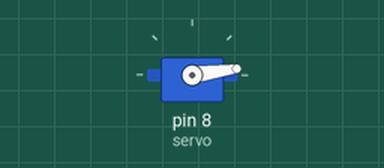
Simulated run of this sketch. Board: Arduino Uno, built with avr-gcc and run on an emulated ATmega328P. On the bench: servo.

Above: at 0.05 s.
At 1.05 s:
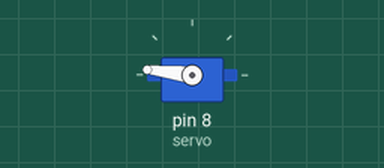
At 2.05 s:
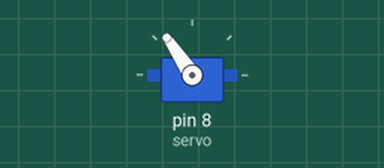
At 4.1 s:
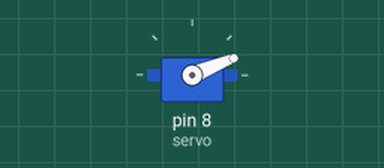
Timing chart, 0 to 5.6 s (numbered marks = the images above):
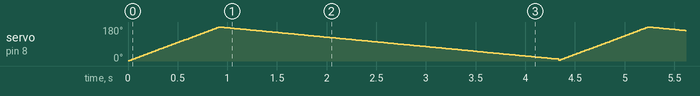

The sketch:

servo_sg90.ino
```cpp
#include <Servo.h>

Servo servo;
int angle = 10;

void setup() {
  servo.attach(8);  // Indicamos que el servo esta conectado en el pin 8
  servo.write(angle);
}

void loop(){

  // Movemos desde 0 a 180 grado
  for(angle = 1; angle < 180; angle++){
    servo.write(angle);
    delay(5);
  }

  // Movemos desde 180 a 0 grados
  for(angle = 180; angle > 10; angle--){
    servo.write(angle);
    delay(20);
  }

}
```
